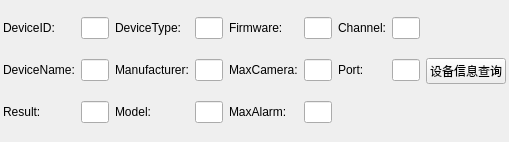
<?xml version="1.0" encoding="UTF-8"?>
<ui version="4.0">
 <class>GBDeviceInfoDlg</class>
 <widget class="QWidget" name="GBDeviceInfoDlg">
  <property name="geometry">
   <rect>
    <x>0</x>
    <y>0</y>
    <width>509</width>
    <height>142</height>
   </rect>
  </property>
  <property name="windowTitle">
   <string>GBDeviceInfoDlg</string>
  </property>
  <layout class="QHBoxLayout" name="horizontalLayout">
   <property name="leftMargin">
    <number>3</number>
   </property>
   <property name="topMargin">
    <number>3</number>
   </property>
   <property name="rightMargin">
    <number>3</number>
   </property>
   <property name="bottomMargin">
    <number>3</number>
   </property>
   <item>
    <layout class="QGridLayout" name="gridLayout">
     <item row="2" column="1">
      <widget class="QLineEdit" name="le_result"/>
     </item>
     <item row="1" column="1">
      <widget class="QLineEdit" name="le_deviceName"/>
     </item>
     <item row="2" column="0">
      <widget class="QLabel" name="label_3">
       <property name="text">
        <string>Result:</string>
       </property>
      </widget>
     </item>
     <item row="2" column="4">
      <widget class="QLabel" name="label_9">
       <property name="text">
        <string>MaxAlarm:</string>
       </property>
      </widget>
     </item>
     <item row="2" column="5">
      <widget class="QLineEdit" name="le_maxAlarm"/>
     </item>
     <item row="1" column="3">
      <widget class="QLineEdit" name="le_manufacturer"/>
     </item>
     <item row="0" column="0">
      <widget class="QLabel" name="label">
       <property name="text">
        <string>DeviceID:</string>
       </property>
      </widget>
     </item>
     <item row="0" column="2">
      <widget class="QLabel" name="label_4">
       <property name="text">
        <string>DeviceType:</string>
       </property>
      </widget>
     </item>
     <item row="0" column="3">
      <widget class="QLineEdit" name="le_deviceType"/>
     </item>
     <item row="2" column="3">
      <widget class="QLineEdit" name="le_model"/>
     </item>
     <item row="1" column="0">
      <widget class="QLabel" name="label_2">
       <property name="text">
        <string>DeviceName:</string>
       </property>
      </widget>
     </item>
     <item row="0" column="5">
      <widget class="QLineEdit" name="le_firmware"/>
     </item>
     <item row="2" column="2">
      <widget class="QLabel" name="label_6">
       <property name="text">
        <string>Model:</string>
       </property>
      </widget>
     </item>
     <item row="1" column="2">
      <widget class="QLabel" name="label_5">
       <property name="text">
        <string>Manufacturer:</string>
       </property>
      </widget>
     </item>
     <item row="1" column="5">
      <widget class="QLineEdit" name="le_maxCamera"/>
     </item>
     <item row="1" column="4">
      <widget class="QLabel" name="label_8">
       <property name="text">
        <string>MaxCamera:</string>
       </property>
      </widget>
     </item>
     <item row="0" column="4">
      <widget class="QLabel" name="label_7">
       <property name="text">
        <string>Firmware:</string>
       </property>
      </widget>
     </item>
     <item row="0" column="1">
      <widget class="QLineEdit" name="le_deviceID"/>
     </item>
     <item row="0" column="6">
      <widget class="QLabel" name="label_10">
       <property name="text">
        <string>Channel:</string>
       </property>
      </widget>
     </item>
     <item row="0" column="7">
      <widget class="QLineEdit" name="le_channel"/>
     </item>
     <item row="1" column="6">
      <widget class="QLabel" name="label_11">
       <property name="text">
        <string>Port:</string>
       </property>
      </widget>
     </item>
     <item row="1" column="7">
      <widget class="QLineEdit" name="le_port"/>
     </item>
    </layout>
   </item>
   <item>
    <layout class="QHBoxLayout" name="horizontalLayout_2">
     <item>
      <widget class="QPushButton" name="pb_search">
       <property name="text">
        <string>设备信息查询</string>
       </property>
      </widget>
     </item>
    </layout>
   </item>
  </layout>
 </widget>
 <layoutdefault spacing="6" margin="11"/>
 <resources/>
 <connections/>
</ui>
